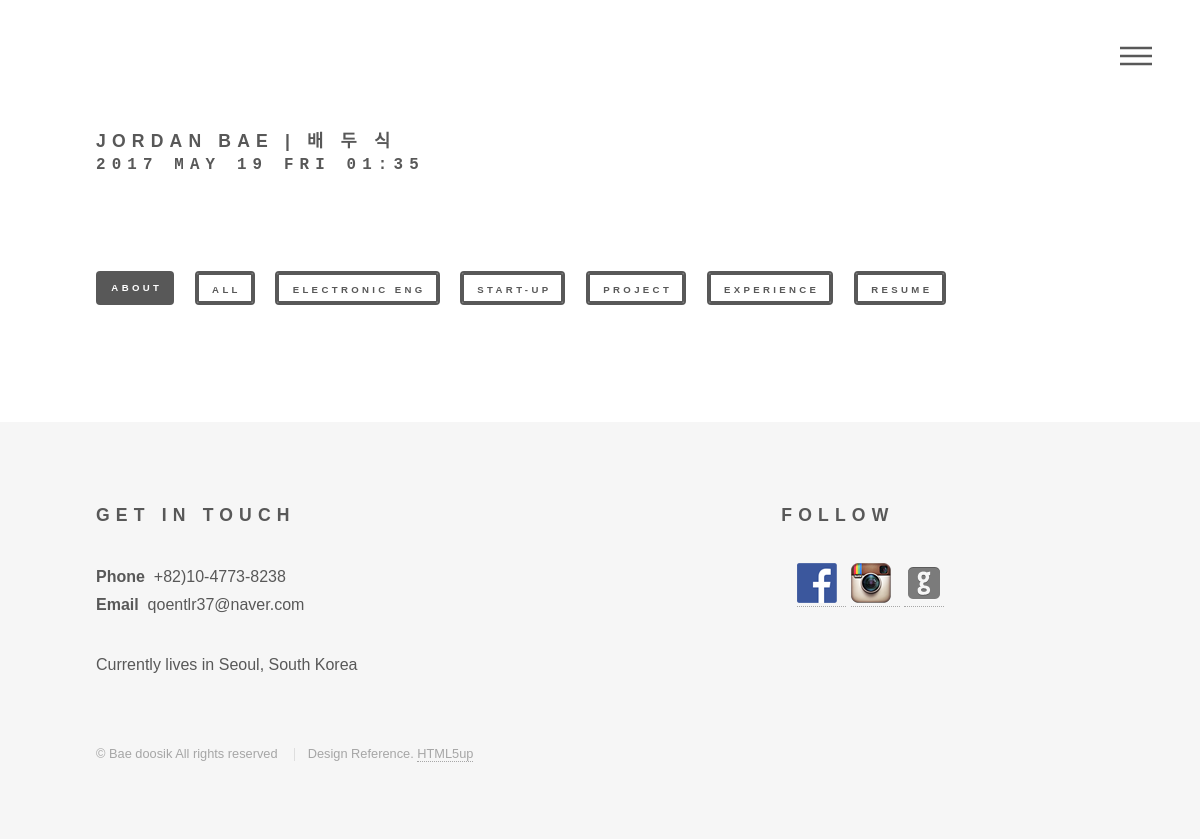
/start_up/, run on an earlier commit of the app's database.
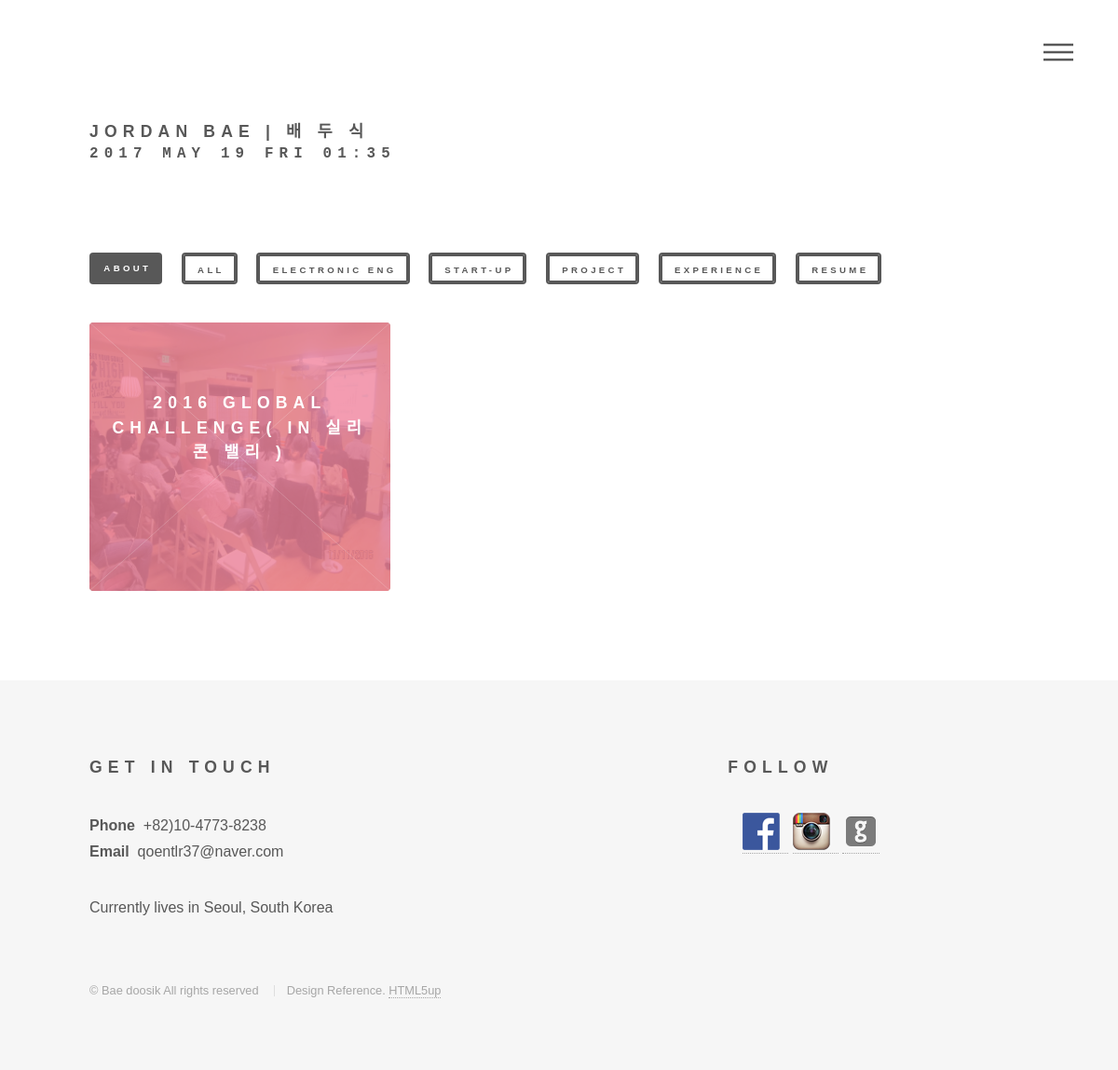
And on a later commit of the database.
### portfolio/models.py (models this page shows, shortened)
class TimestampModel(models.Model):
    created_date = models.DateTimeField(auto_now_add=True)
    updated_date = models.DateTimeField(auto_now=True, null=True)
    class Meta:
        abstract = True

class Post(TimestampModel):
    title = models.CharField(max_length=100)
    category= models.CharField(max_length=100,
        choices = (
            ('Electronic-Eng','Electronic-Eng'),
            ('Start-up','Start-up'),
            ('Project','Project'),
            ('Experience','Experience'),
        ),default=False)
    photo1 = models.ImageField(blank=True, upload_to='blog/photo1/%Y/%M/%D')
    photo2 = models.ImageField(blank=True, upload_to='blog/photo2/%Y/%M/%D')
    summary = models.CharField(max_length=200)
    period = models.CharField(max_length=200, default=False)
    class Meta:
        ordering = ['id']

### portfolio/views.py (the view)
# urls.py: url(r'^start_up/$', views.startup_view, name='startup'),
def startup_view(request):
    post = Post.objects.filter(category="Start-up").all()
    return render(request,'portfolio/project_list.html',{
        'form':post
    })

### portfolio/templates/portfolio/project_list.html (shortened to what this page needs)
{% extends 'portfolio/layout.html' %}
{% load static  %}
{% block contents %}
{% load imagekit %}
	<div id="wrapper">
		<header id="header">
			<div class="inner">
					<a href="/"><h2>JORDAN BAE | 배 두 식 <pre>{% now "Y F d D H:i" %} </pre></h2></a>
				<br><br>
    		<nav>
    			<ul>
    				<li><a class = 'menu' href="#menu">Menu</a></li>
    			</ul>
    		</nav>
			</div>
		</header>
    <div id="main">
	<div class="inner">
		<header>
	  		  <ul class="actions">
                <li><a href="{% url "portfolio:profile" %}" class="button special small searchtag">About</a></li>
	  		  	<li><a href="{% url "portfolio:main_view" %}" class="button small searchtag">All</a></li>
	  		  	<li><a href="{% url "portfolio:elec" %}" class="button small searchtag">Electronic Eng</a></li>
	  		  	<li><a href="{% url "portfolio:startup" %}" class="button small searchtag">Start-up</a></li>
	  		  	<li><a href="{% url "portfolio:project" %}" class="button small searchtag">Project</a></li>
                <li><a href="{% url "portfolio:experience" %}" class="button small searchtag">Experience</a></li>
                <li><a href="{% url "portfolio:resume" %}" class="button small searchtag">RESUME</a></li>
	  		  </ul>
		</header>
		<section class="tiles">
            {% for post in form %}
                <article class={% cycle 'style1' 'style2' 'style3' 'style4' 'style5' 'style6'%}>
                        <span class="image">
                            <img src="{{ post.photo1.url }}" style="max-width: 100%" />
                        </span>
                    <a href="{% url "portfolio:post_detail" post.id %}">
                        <h2>{{ post.title  }}</h2>
                    </a>
                </article>
            {% endfor %}
		</section>
	</div>
</div>
{% endblock %}

What changed in the data, as far as the page shows it:
added Post: photo1 (picture), title "2016 GLOBAL CHALLENGE( IN 실리콘 밸리 )"
